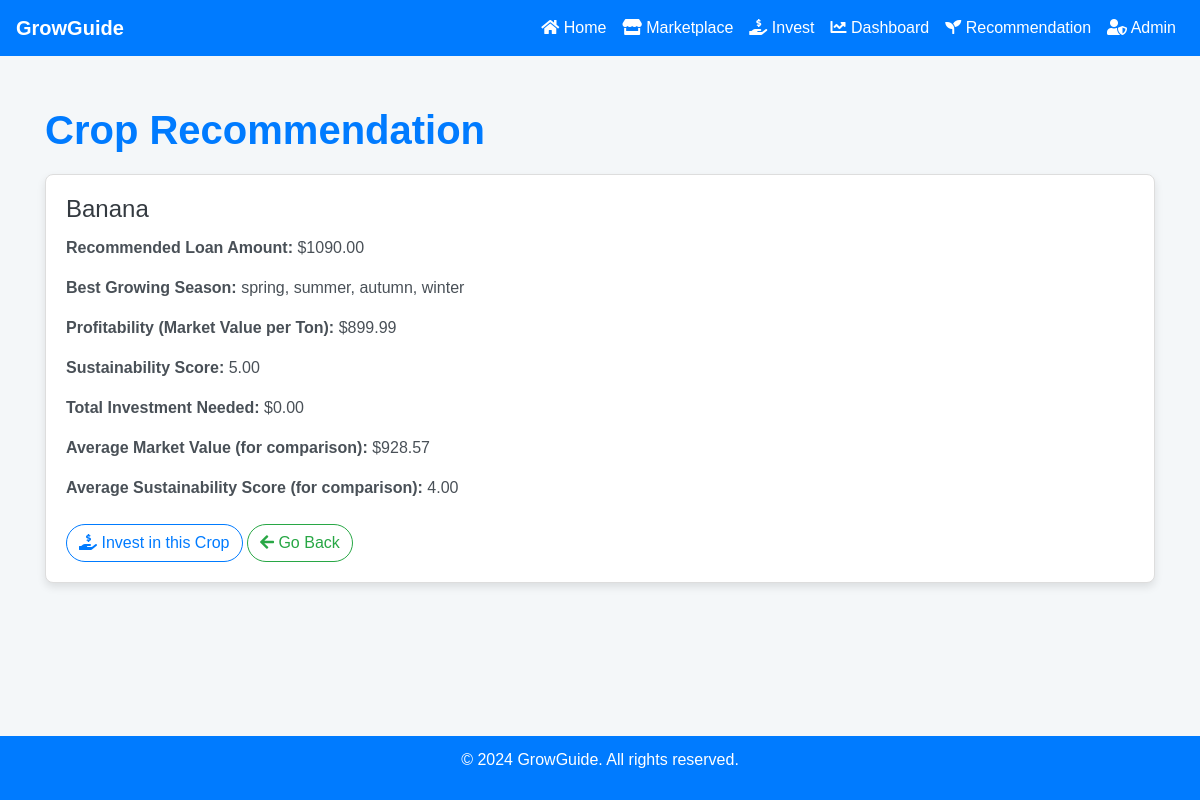
/recommendation/, run on the app's committed database.
### agriculture/models.py (models this page shows, shortened)
class Crop(models.Model):
    name = models.CharField(max_length=100)
    description = models.TextField()
    optimal_growing_season = models.CharField(max_length=50)
    expected_yield_per_acre = models.DecimalField(max_digits=10, decimal_places=2)
    market_value_per_ton = models.DecimalField(max_digits=10, decimal_places=2, default=0.0)
    sustainability_score = models.IntegerField(default=0)

### agriculture/views.py (the view)
# urls.py: path('recommendation/', views.crop_recommendation, name='crop_recommendation'),  # Add this line
def crop_recommendation(request):
    recommended_crop, recommended_loan_amount, best_season = recommend_crop()
    context = {
        'crop_name': "No crop recommended",
        'loan_amount': 0,
        'season': "N/A",
        'profitability': "N/A",
        'sustainability_score': "N/A",
        'total_investment': 0,
        'avg_market_value': 0,
        'avg_sustainability_score': 0,
    }
    if recommended_crop:
        context['crop_name'] = recommended_crop.name
        context['loan_amount'] = recommended_loan_amount
        context['season'] = best_season
        context['profitability'] = recommended_crop.market_value_per_ton
        context['sustainability_score'] = recommended_crop.sustainability_score
        context['total_investment'] = Investment.objects.filter(crop=recommended_crop).aggregate(total_investment=Sum('amount'))['total_investment'] or 0
        context['avg_market_value'] = Crop.objects.aggregate(avg_market_value=Avg('market_value_per_ton'))['avg_market_value'] or 0
        context['avg_sustainability_score'] = Crop.objects.aggregate(avg_sustainability_score=Avg('sustainability_score'))['avg_sustainability_score'] or 0
    return render(request, 'agriculture/recommendation.html', context)

### agriculture/recommendation.py (called while the page is built)
def recommend_crop():
    recommended_crop = Crop.objects.order_by('-sustainability_score').first()
    if recommended_crop:
        print(f"Recommended Crop: {recommended_crop.name}")
        print(f"Sustainability Score: {recommended_crop.sustainability_score}")
        print(f"Market Value per Ton: {recommended_crop.market_value_per_ton}")
        print(f"Optimal Growing Season: {recommended_crop.optimal_growing_season}")
        recommended_loan_amount = calculate_loan_amount(recommended_crop)
        best_season = recommended_crop.optimal_growing_season
        return recommended_crop, recommended_loan_amount, best_season
    else:
        return None, 0, "Unknown"

def calculate_loan_amount(crop):
    base_amount = Decimal('1000')  # Base loan amount as Decimal
    if hasattr(crop, 'market_value_per_ton') and crop.market_value_per_ton is not None:
        market_value = Decimal(crop.market_value_per_ton)
        loan_amount = base_amount + (market_value * Decimal('0.1'))  # Calculate loan amount using Decimal
        print(f"Calculated Loan Amount: {loan_amount}")
        return loan_amount
    else:
        print(f"Market value not available for crop: {crop.name}")
        return base_amount  # Default loan amount if market value is not available

### agriculture/templates/agriculture/recommendation.html (shortened to what this page needs)
<!DOCTYPE html>
<html lang="en">
<head>
    <link href="https://stackpath.bootstrapcdn.com/bootstrap/4.5.2/css/bootstrap.min.css" rel="stylesheet">
    <link href="https://cdnjs.cloudflare.com/ajax/libs/font-awesome/5.15.3/css/all.min.css" rel="stylesheet">
</head>
<body>
    <nav class="navbar navbar-expand-lg navbar-dark">
        <a class="navbar-brand" href="/">GrowGuide</a>
        <div class="collapse navbar-collapse" id="navbarNav">
            <ul class="navbar-nav ml-auto">
                <li class="nav-item">
                    <a class="nav-link" href="/"><i class="fas fa-home"></i> Home</a>
                </li>
                <li class="nav-item">
                    <a class="nav-link" href="/marketplace/"><i class="fas fa-store"></i> Marketplace</a>
                </li>
                <li class="nav-item">
                    <a class="nav-link" href="/invest/"><i class="fas fa-hand-holding-usd"></i> Invest</a>
                </li>
                <li class="nav-item">
                    <a class="nav-link" href="/dashboard/"><i class="fas fa-chart-line"></i> Dashboard</a>
                </li>
                <li class="nav-item">
                    <a class="nav-link" href="/recommendation/"><i class="fas fa-seedling"></i> Recommendation</a>
                </li>
                <li class="nav-item">
                    <a class="nav-link" href="/admin/"><i class="fas fa-user-shield"></i> Admin</a>
                </li>
            </ul>
        </div>
    </nav>
    <div class="container">
        <h1>Crop Recommendation</h1>
        {% if error %}
            <div class="alert alert-danger" role="alert">
                {{ error }}
            </div>
        {% else %}
            <div class="card">
                <div class="card-body">
                    <h2 class="card-title">{{ crop_name }}</h2>
                    <p class="card-text"><strong>Recommended Loan Amount:</strong> ${{ loan_amount|floatformat:2 }}</p>
                    <p class="card-text"><strong>Best Growing Season:</strong> {{ season }}</p>
                    <p class="card-text"><strong>Profitability (Market Value per Ton):</strong> ${{ profitability|floatformat:2 }}</p>
                    <p class="card-text"><strong>Sustainability Score:</strong> {{ sustainability_score|floatformat:2 }}</p>
                    <p class="card-text"><strong>Total Investment Needed:</strong> ${{ total_investment|floatformat:2 }}</p>
                    <p class="card-text"><strong>Average Market Value (for comparison):</strong> ${{ avg_market_value|floatformat:2 }}</p>
                    <p class="card-text"><strong>Average Sustainability Score (for comparison):</strong> {{ avg_sustainability_score|floatformat:2 }}</p>
                    <div class="mt-4">
                        <a href="/invest/" class="btn btn-outline-primary"><i class="fas fa-hand-holding-usd"></i> Invest in this Crop</a>
                        <a href="/" class="btn btn-outline-success"><i class="fas fa-arrow-left"></i> Go Back</a>
                    </div>
                </div>
            </div>
        {% endif %}
    </div>
    <footer>
        <p>&copy; 2024 GrowGuide. All rights reserved.</p>
    </footer>
</body>
</html>

### agriculture/templates/agriculture/recommendation.html (style rules this page uses)
body { background-color: #f4f7f9; color: #343a40; font-family: 'Arial', sans-serif; }
.navbar { background-color: #007bff; }
.navbar-brand { font-weight: bold; }
.navbar-dark .navbar-nav .nav-link { color: #fff; }
.container { margin-top: 50px; padding-bottom: 30px; }
h1 { color: #007bff; font-size: 40px; font-weight: 600; margin-bottom: 20px; }
.card { border: 1px solid #ddd; border-radius: 8px; box-shadow: 0 4px 8px rgba(0, 0, 0, 0.1); margin-bottom: 20px; }
.card-body { padding: 20px; }
.card-title { font-size: 24px; font-weight: 500; }
.card-text { font-size: 16px; color: #495057; }
.btn-outline-primary { border-radius: 50px; }
.btn-outline-success { border-radius: 50px; }
footer { background-color: #007bff; color: #fff; padding: 12px; text-align: center; position: fixed; width: 100%; bottom: 0; }

### data on the page
Crop: name "Banana", optimal_growing_season "spring, summer, autumn, winter", market_value_per_ton "899.99"

### other printed values
{{ loan_amount|floatformat:2 }} "1090.00"
{{ sustainability_score|floatformat:2 }} "5.00"
{{ total_investment|floatformat:2 }} "0.00"
{{ avg_market_value|floatformat:2 }} "928.57"
{{ avg_sustainability_score|floatformat:2 }} "4.00"
